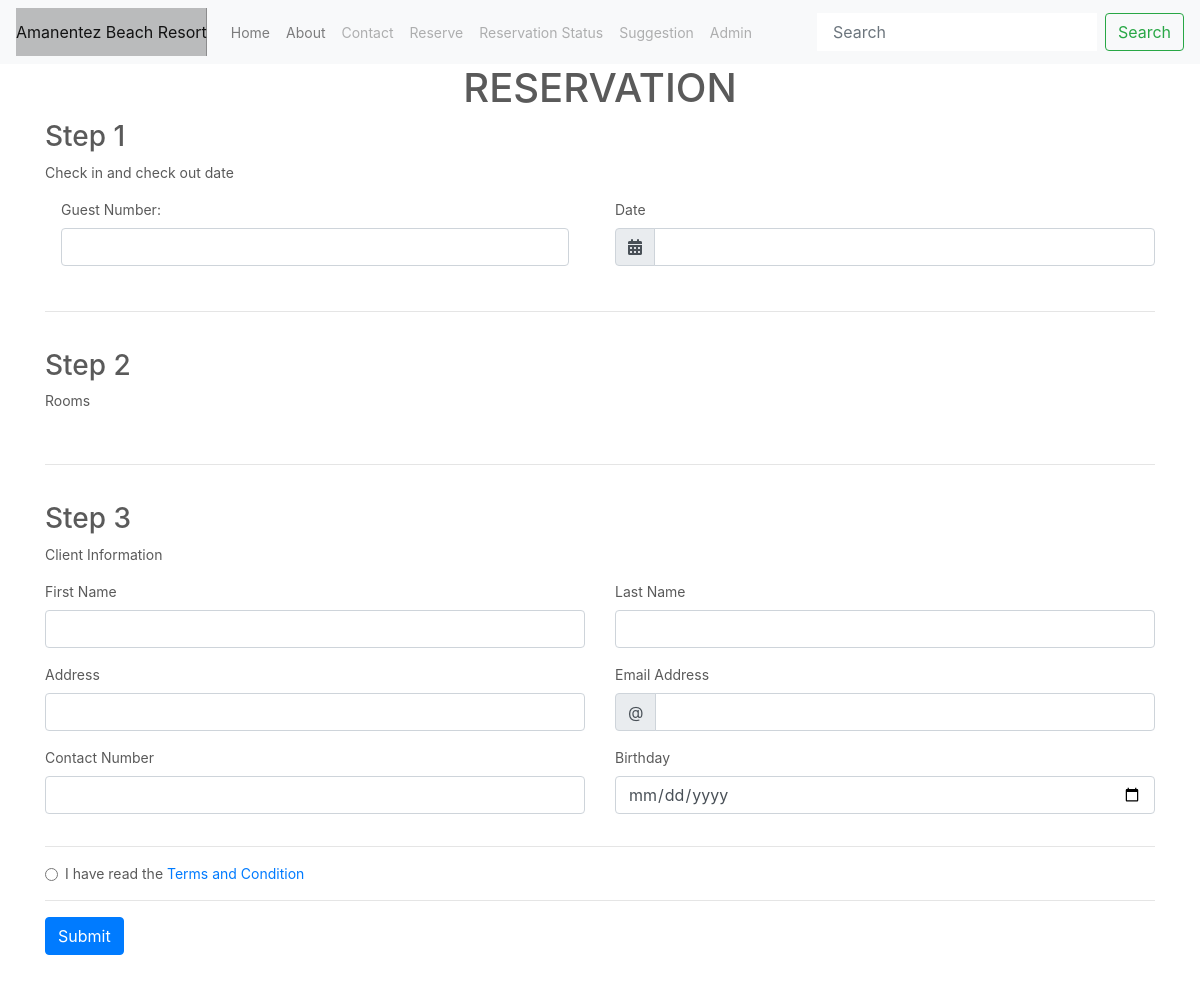
Before: /booking/reserve.php with the older database file.
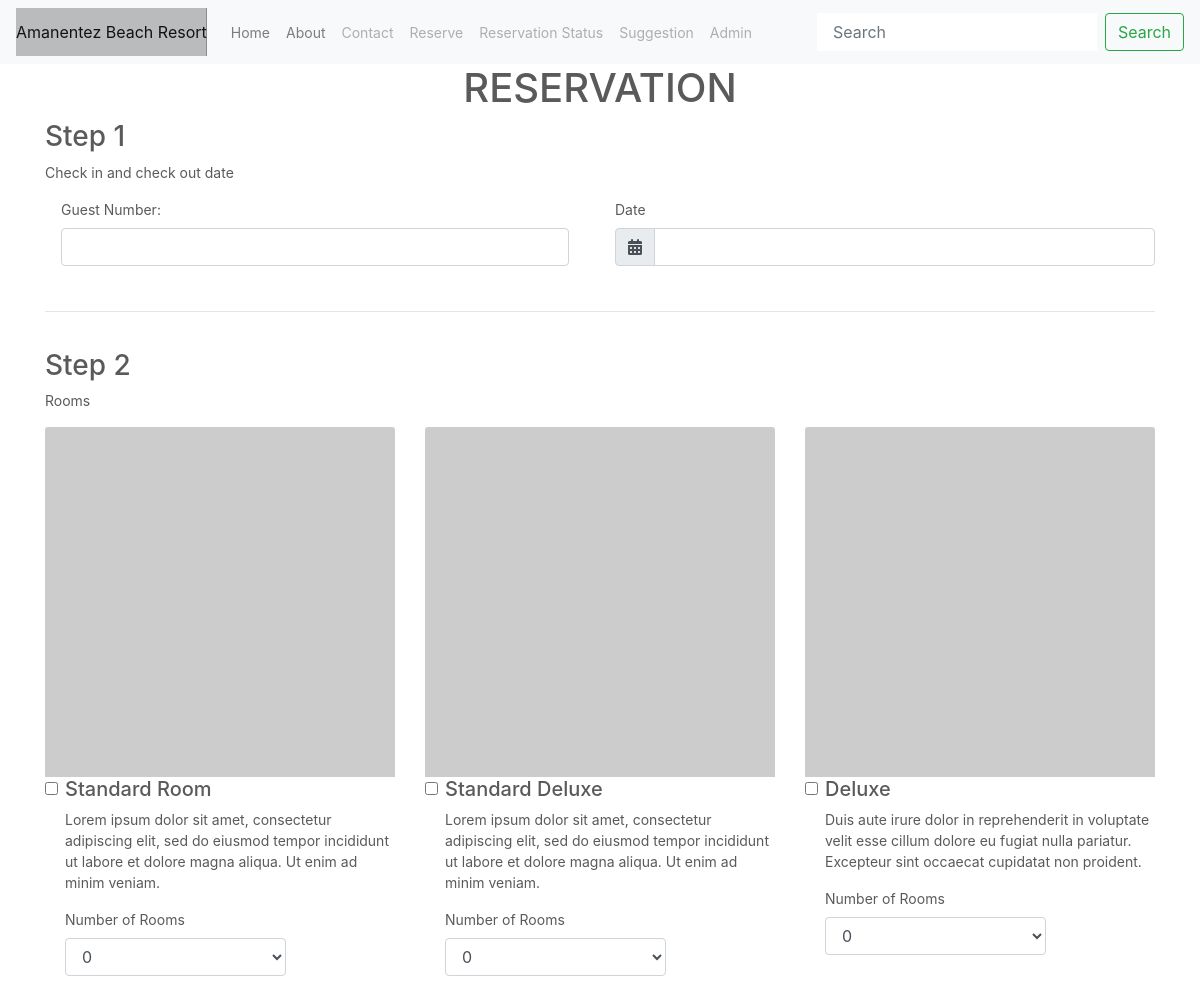
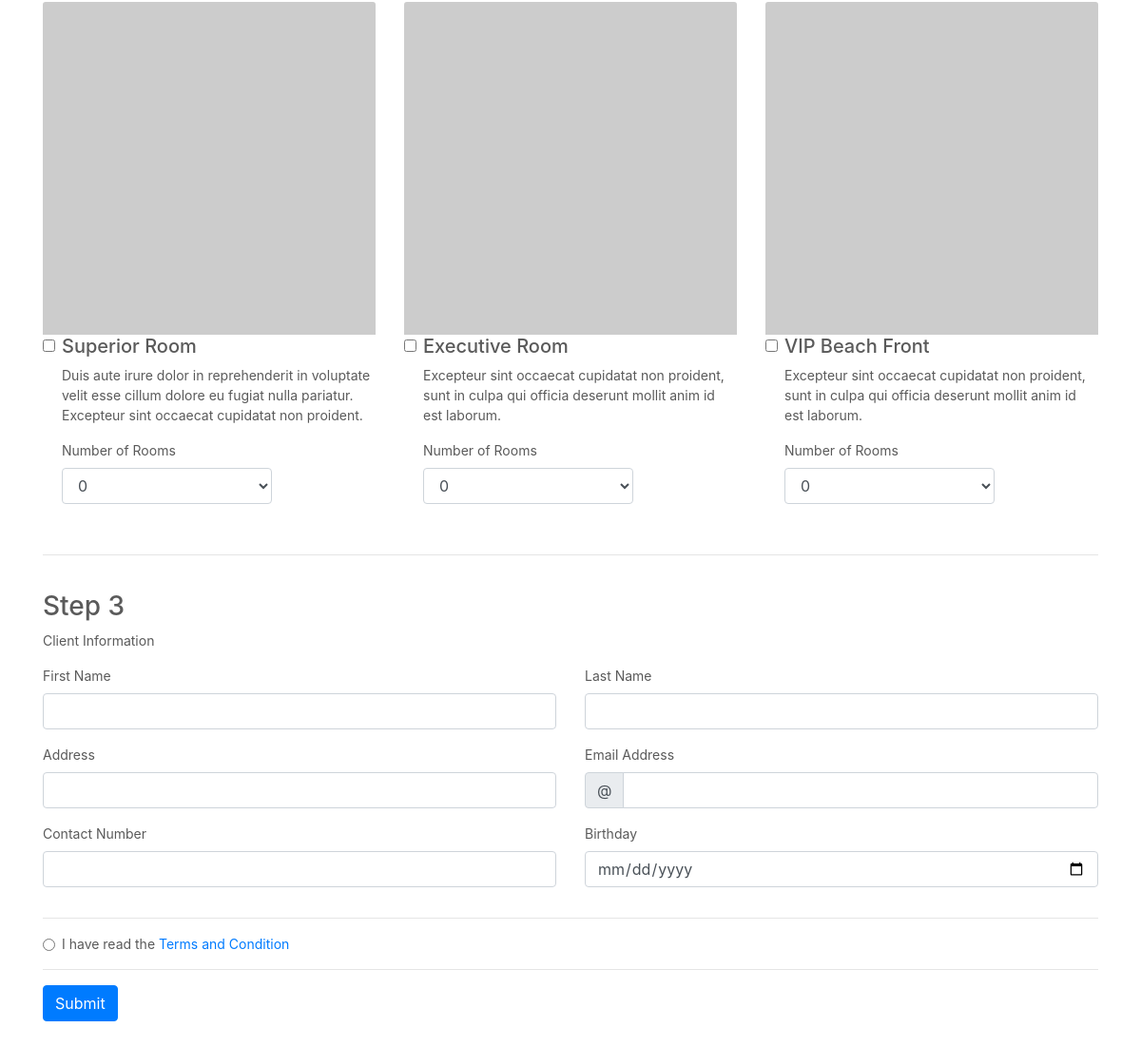
After: the same page with the newer database file (2 pictures, top to bottom).
### tables this page shows
CREATE TABLE `room` (
  `id` int(11) NOT NULL,
  `type` varchar(50) NOT NULL,
  `description` text NOT NULL,
  `simple_description` varchar(255) NOT NULL,
  `capacity` int(1) NOT NULL,
  `rate` decimal(10,2) NOT NULL
);

### partials/reserve_form.php (the view, shortened to what this page needs)
<h3>Step 1</h3>
<p>Check in and check out date</p>
<form method="POST" action="../forms/reserveRoom.php">
    <div class="row">
        <div class="col-sm">
            <div class="form-group mx-sm-3 mb-2">
                <label for="capacity">Guest Number:</label>
                <input type="number" name="guestNumber" class="form-control" required>
            </div>
        </div>
        <div class="col-sm">
            <label for="date">Date</label>
            <div class="input-group">
                <div class="input-group-prepend">
                    <span class="input-group-text" id="inputGroup-sizing-default"><i class="fas fa-calendar-alt"></i></span>
                </div>
                <input type="text" name="checkDate" class="form-control" id="datepicker" aria-label="Default" aria-describedby="inputGroup-sizing-default" required>
            </div>
        </div>
    </div>
    <br>
    <hr>
    <br>
    <h3>Step 2</h3>
    <p>Rooms</p>
    <div id="roomsAvailable">
    <?php
    $room_query = "SELECT DISTINCT count(r_s.room_id), r.id, r.type, r.simple_description, r.capacity, r.rate FROM room r INNER JOIN room_status r_s ON r.id = r_s.room_id GROUP BY r_s.room_id";
    $room_results = mysqli_query($db, $room_query);
    $row_count = mysqli_num_rows($room_results);
    if($row_count > 0) {
      while($room_details = mysqli_fetch_assoc($room_results)) {
        if(intval($room_details['id']) % 3 == 1) {
            echo '<div class="row">';
        }
        echo '
            <div class="col-sm">
                <img class="card-img-top" src="https://picsum.photos/500/?random" alt="Card image cap">
                <div class="form-check">
                    <input class="form-check-input" type="checkbox" name="rooms[]" value="1">
                    <h5>'. $room_details['type'] .'</h5>
                    <p class="card-text">'. $room_details['simple_description'] .'</p>
                    <div class="form-group">
                        <label>Number of Rooms</label>
                        <select class="form-control" name="guestNum1" style="width: 67%; display: inline-block;">
                            <option value="" selected>0</option>
        ';
        echo '
                        </select>
                    </div>
                </div>
            </div>';
        if(intval($room_details['id']) % 3 == 0) {
            echo '</div>';
        }
      }
    }
    ?>
    </div>
    <br>
    <hr>
    <br>
    <h3>Step 3</h3>
    <p>Client Information</p>
    <div class="row">
        <div class="col">
            <div class="form-group">
                <label for="firstName">First Name</label>
                <input type="text" name="firstName" class="form-control" id="exampleFormControlInput1" required>
            </div>
        </div>
        <div class="col">
            <div class="form-group">
                <label for="lastName">Last Name</label>
                <input type="text" name="lastName" class="form-control" id="exampleFormControlInput1" required>
            </div>
        </div>
    </div>
    <div class="row">
        <div class="col">
            <div class="form-group">
                <label for="address">Address</label>
                <input type="text" name="clientAddress" class="form-control" id="exampleFormControlInput1" required>
            </div>
        </div>
        <div class="col">
            <div class="form-group">
                <label for="contactNumber">Email Address</label>
                <div class="input-group mb-3">
                    <div class="input-group-prepend">
                        <span class="input-group-text" id="basic-addon1">@</span>
                    </div>
                    <input type="text" class="form-control" name="email" aria-label="Username" aria-describedby="basic-addon1" required>
                </div>
            </div>
        </div>
    </div>
    <div class="row">
        <div class="col">
            <div class="form-group">
                <label for="contactNumber">Contact Number</label>
                <input type="number" name="contactNumber" class="form-control" id="exampleFormControlInput1" required>
            </div>
        </div>
        <div class="col">
            <div class="form-group">
                <label for="birthday">Birthday</label>
                <input type="date" name="birthday" id="birthDay" value="" class="form-control" id="exampleFormControlInput1" required>
            </div>
        </div>
    </div>
    <hr>
    <div class="row">
        <div class="col">
            <div class="form-check">
                <input class="form-check-input" type="radio" name="exampleRadios" id="exampleRadios2" value="option2">
                <label class="form-check-label" for="exampleRadios2">
                    I have read the <a href="" data-toggle="modal" data-target="#termsAndCondition">Terms and Condition</a>
                </label>
            </div>
        </div>
    </div>
    <hr>
    <button class="btn btn-primary" type="submit" value="submit">Submit</button>
</form>

### partials/header.php (shortened to what this page needs)
<!DOCTYPE html>
<html lang="en">
<head>
    <link rel="stylesheet" href="https://stackpath.bootstrapcdn.com/bootstrap/4.1.1/css/bootstrap.min.css">
    <link rel="stylesheet" href="https://use.fontawesome.com/releases/v5.1.0/css/all.css">
    <link rel="stylesheet" type="text/css" href="https://cdn.jsdelivr.net/npm/daterangepicker/daterangepicker.css" />
    <link rel="stylesheet" href="../assets/css/style.css">
    <link rel="stylesheet" href="../assets/css/carousel.css">
    <link rel="stylesheet" href="../assets/css/rating.css">
    <link rel="stylesheet" href="../assets/css/dashboard.css">
</head>
<body>

### booking/reserve.php (shortened to what this page needs)
<?php
include('../partials/header.php');
$db = db_connection();
?>
    <?php
    if (isset($_SESSION['account_type']) && ($_SESSION['account_type']== 'Administrator')) {
        include('../partials/admin_topnav.php');
    } else if(isset($_SESSION['account_type']) && ($_SESSION['account_type'] == 'Front Desk')) {
        include('../partials/frontdesk_dashboard.php');
    } else {
        include('../partials/navbar.php');
    }
    ?>
    <div class="container">
        <h1 class="text-center">RESERVATION</h1>
        <?php
        include('../partials/reserve_form.php');
        ?>
    </div>
<?
include('../partials/footer.php');
?>

### partials/navbar.php (shortened to what this page needs)
<nav class="navbar navbar-expand-lg navbar-light bg-light">
    <a class="navbar-brand" href="#">Amanentez Beach Resort</a>
    <div class="collapse navbar-collapse" id="navbarSupportedContent">
        <ul class="navbar-nav mr-auto">
            <li class="nav-item">
                <a class="nav-link" href="#">Home</a>
            </li>
            <li class="nav-item">
                <a class="nav-link" href="#">About</a>
            </li>
            <li class="nav-item">
                <a class="nav-link disabled" href="#">Contact</a>
            </li>
            <li class="nav-item">
                <a class="nav-link disabled" href="/amanentez/booking/reserve.php">Reserve</a>
            </li>
            <li class="nav-item">
                <a class="nav-link disabled" href="/amanentez/reservation/index.php">Reservation Status</a>
            </li>
            <li class="nav-item">
                <a class="nav-link disabled" href="/amanentez/suggestion/index.php">Suggestion</a>
            </li>
            <li class="nav-item">
                <a class="nav-link disabled" href="/amanentez/account/index.php">Admin</a>
            </li>
        </ul>
        <form class="form-inline my-2 my-lg-0">
            <input class="form-control mr-sm-2" type="search" placeholder="Search" aria-label="Search">
            <button class="btn btn-outline-success my-2 my-sm-0" type="submit">Search</button>
        </form>
    </div>
</nav>

### partials/footer.php
</body>
</html>

### assets/css/carousel.css (style rules this page uses)
body { padding-bottom: 3rem; color: #5a5a5a; }

### assets/css/dashboard.css (style rules this page uses)
body { font-size: .875rem; }
.navbar-brand { padding-top: .75rem; padding-bottom: .75rem; font-size: 1rem; background-color: rgba(0, 0, 0, .25); box-shadow: inset -1px 0 0 rgba(0, 0, 0, .25); }
.navbar .form-control { padding: .75rem 1rem; border-width: 0; border-radius: 0; }

Changed rows visible on the page:
added room: type "Standard Room", simple_description "Lorem ipsum dolor sit amet, consectetur adipiscing elit, sed do eiusmod tempor incididunt ut labore et dolore magna aliqua. Ut enim ad minim veniam."
added room: type "Standard Deluxe", simple_description "Lorem ipsum dolor sit amet, consectetur adipiscing elit, sed do eiusmod tempor incididunt ut labore et dolore magna aliqua. Ut enim ad minim veniam."
added room: type "Deluxe", simple_description "Duis aute irure dolor in reprehenderit in voluptate velit esse cillum dolore eu fugiat nulla pariatur. Excepteur sint occaecat cupidatat non proident."
added room: type "Superior Room", simple_description "Duis aute irure dolor in reprehenderit in voluptate velit esse cillum dolore eu fugiat nulla pariatur. Excepteur sint occaecat cupidatat non proident."
added room: type "Executive Room", simple_description "Excepteur sint occaecat cupidatat non proident, sunt in culpa qui officia deserunt mollit anim id est laborum."
added room: type "VIP Beach Front", simple_description "Excepteur sint occaecat cupidatat non proident, sunt in culpa qui officia deserunt mollit anim id est laborum."
